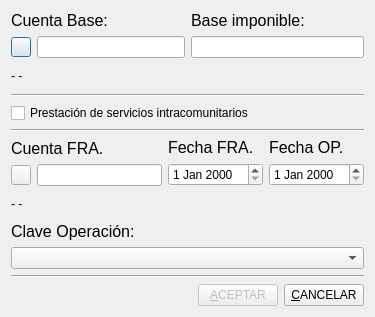
<?xml version="1.0" encoding="UTF-8"?>
<ui version="4.0">
 <author>José Manuel Díez Botella</author>
 <class>eib</class>
 <widget class="QDialog" name="eib">
  <property name="enabled">
   <bool>true</bool>
  </property>
  <property name="geometry">
   <rect>
    <x>0</x>
    <y>0</y>
    <width>375</width>
    <height>317</height>
   </rect>
  </property>
  <property name="windowTitle">
   <string>EIB - Prestación de sercicios intracomunitarios</string>
  </property>
  <layout class="QVBoxLayout" name="verticalLayout_3">
   <item>
    <layout class="QHBoxLayout">
     <property name="spacing">
      <number>6</number>
     </property>
     <property name="leftMargin">
      <number>0</number>
     </property>
     <property name="topMargin">
      <number>0</number>
     </property>
     <property name="rightMargin">
      <number>0</number>
     </property>
     <property name="bottomMargin">
      <number>0</number>
     </property>
     <item>
      <layout class="QVBoxLayout">
       <property name="spacing">
        <number>6</number>
       </property>
       <property name="leftMargin">
        <number>0</number>
       </property>
       <property name="topMargin">
        <number>0</number>
       </property>
       <property name="rightMargin">
        <number>0</number>
       </property>
       <property name="bottomMargin">
        <number>0</number>
       </property>
       <item>
        <widget class="QLabel" name="textLabel1">
         <property name="font">
          <font>
           <pointsize>12</pointsize>
          </font>
         </property>
         <property name="lineWidth">
          <number>1</number>
         </property>
         <property name="text">
          <string>Cuenta Base:</string>
         </property>
         <property name="wordWrap">
          <bool>false</bool>
         </property>
        </widget>
       </item>
       <item>
        <layout class="QHBoxLayout">
         <property name="spacing">
          <number>6</number>
         </property>
         <property name="leftMargin">
          <number>0</number>
         </property>
         <property name="topMargin">
          <number>0</number>
         </property>
         <property name="rightMargin">
          <number>0</number>
         </property>
         <property name="bottomMargin">
          <number>0</number>
         </property>
         <item>
          <widget class="QPushButton" name="ctabasepushButton">
           <property name="minimumSize">
            <size>
             <width>20</width>
             <height>20</height>
            </size>
           </property>
           <property name="maximumSize">
            <size>
             <width>20</width>
             <height>20</height>
            </size>
           </property>
           <property name="text">
            <string/>
           </property>
           <property name="icon">
            <iconset resource="keme.qrc">
             <normaloff>:/iconos/graf/viewer.xpm</normaloff>:/iconos/graf/viewer.xpm</iconset>
           </property>
          </widget>
         </item>
         <item>
          <widget class="QLineEdit" name="CtabaselineEdit"/>
         </item>
        </layout>
       </item>
      </layout>
     </item>
     <item>
      <layout class="QVBoxLayout">
       <property name="spacing">
        <number>6</number>
       </property>
       <property name="leftMargin">
        <number>0</number>
       </property>
       <property name="topMargin">
        <number>0</number>
       </property>
       <property name="rightMargin">
        <number>0</number>
       </property>
       <property name="bottomMargin">
        <number>0</number>
       </property>
       <item>
        <widget class="QLabel" name="textLabel2">
         <property name="font">
          <font>
           <pointsize>12</pointsize>
          </font>
         </property>
         <property name="text">
          <string>Base imponible:</string>
         </property>
         <property name="wordWrap">
          <bool>false</bool>
         </property>
        </widget>
       </item>
       <item>
        <widget class="QLineEdit" name="baselineEdit"/>
       </item>
      </layout>
     </item>
    </layout>
   </item>
   <item>
    <widget class="QLabel" name="basetextLabel">
     <property name="text">
      <string>- -</string>
     </property>
     <property name="wordWrap">
      <bool>false</bool>
     </property>
    </widget>
   </item>
   <item>
    <widget class="Line" name="line1">
     <property name="frameShape">
      <enum>QFrame::HLine</enum>
     </property>
     <property name="frameShadow">
      <enum>QFrame::Sunken</enum>
     </property>
     <property name="orientation">
      <enum>Qt::Horizontal</enum>
     </property>
    </widget>
   </item>
   <item>
    <widget class="QCheckBox" name="prservicioscheckBox">
     <property name="text">
      <string>Prestación de servicios intracomunitarios</string>
     </property>
    </widget>
   </item>
   <item>
    <widget class="Line" name="line1_2">
     <property name="frameShape">
      <enum>QFrame::HLine</enum>
     </property>
     <property name="frameShadow">
      <enum>QFrame::Sunken</enum>
     </property>
     <property name="orientation">
      <enum>Qt::Horizontal</enum>
     </property>
    </widget>
   </item>
   <item>
    <layout class="QHBoxLayout" name="horizontalLayout">
     <item>
      <layout class="QHBoxLayout">
       <property name="spacing">
        <number>6</number>
       </property>
       <property name="leftMargin">
        <number>0</number>
       </property>
       <property name="topMargin">
        <number>0</number>
       </property>
       <property name="rightMargin">
        <number>0</number>
       </property>
       <property name="bottomMargin">
        <number>0</number>
       </property>
       <item>
        <layout class="QVBoxLayout">
         <property name="spacing">
          <number>6</number>
         </property>
         <property name="leftMargin">
          <number>0</number>
         </property>
         <property name="topMargin">
          <number>0</number>
         </property>
         <property name="rightMargin">
          <number>0</number>
         </property>
         <property name="bottomMargin">
          <number>0</number>
         </property>
         <item>
          <widget class="QLabel" name="textLabel8">
           <property name="font">
            <font>
             <pointsize>12</pointsize>
            </font>
           </property>
           <property name="text">
            <string>Cuenta FRA.</string>
           </property>
           <property name="wordWrap">
            <bool>false</bool>
           </property>
          </widget>
         </item>
         <item>
          <layout class="QHBoxLayout">
           <property name="spacing">
            <number>6</number>
           </property>
           <property name="leftMargin">
            <number>0</number>
           </property>
           <property name="topMargin">
            <number>0</number>
           </property>
           <property name="rightMargin">
            <number>0</number>
           </property>
           <property name="bottomMargin">
            <number>0</number>
           </property>
           <item>
            <widget class="QPushButton" name="ctafrapushButton">
             <property name="minimumSize">
              <size>
               <width>20</width>
               <height>20</height>
              </size>
             </property>
             <property name="maximumSize">
              <size>
               <width>20</width>
               <height>20</height>
              </size>
             </property>
             <property name="text">
              <string/>
             </property>
             <property name="icon">
              <iconset resource="keme.qrc">
               <normaloff>:/iconos/graf/viewer.xpm</normaloff>:/iconos/graf/viewer.xpm</iconset>
             </property>
            </widget>
           </item>
           <item>
            <widget class="QLineEdit" name="CtafralineEdit"/>
           </item>
          </layout>
         </item>
        </layout>
       </item>
       <item>
        <layout class="QVBoxLayout">
         <property name="spacing">
          <number>6</number>
         </property>
         <property name="leftMargin">
          <number>0</number>
         </property>
         <property name="topMargin">
          <number>0</number>
         </property>
         <property name="rightMargin">
          <number>0</number>
         </property>
         <property name="bottomMargin">
          <number>0</number>
         </property>
         <item>
          <widget class="QLabel" name="textLabel8_2">
           <property name="font">
            <font>
             <pointsize>12</pointsize>
            </font>
           </property>
           <property name="text">
            <string>Fecha FRA.</string>
           </property>
           <property name="wordWrap">
            <bool>false</bool>
           </property>
          </widget>
         </item>
         <item>
          <widget class="QDateEdit" name="FechafradateEdit"/>
         </item>
        </layout>
       </item>
      </layout>
     </item>
     <item>
      <layout class="QVBoxLayout" name="verticalLayout">
       <item>
        <widget class="QLabel" name="textLabel8_3">
         <property name="font">
          <font>
           <pointsize>12</pointsize>
          </font>
         </property>
         <property name="text">
          <string>Fecha OP.</string>
         </property>
         <property name="wordWrap">
          <bool>false</bool>
         </property>
        </widget>
       </item>
       <item>
        <widget class="QDateEdit" name="fechaoperaciondateEdit"/>
       </item>
      </layout>
     </item>
    </layout>
   </item>
   <item>
    <widget class="QLabel" name="fratextLabel">
     <property name="text">
      <string>- -</string>
     </property>
     <property name="wordWrap">
      <bool>false</bool>
     </property>
    </widget>
   </item>
   <item>
    <layout class="QVBoxLayout" name="verticalLayout_2">
     <item>
      <widget class="QLabel" name="textLabel8_4">
       <property name="font">
        <font>
         <pointsize>12</pointsize>
        </font>
       </property>
       <property name="text">
        <string>Clave Operación:</string>
       </property>
       <property name="wordWrap">
        <bool>false</bool>
       </property>
      </widget>
     </item>
     <item>
      <widget class="QComboBox" name="clavecomboBox">
       <property name="maximumSize">
        <size>
         <width>380</width>
         <height>16777215</height>
        </size>
       </property>
      </widget>
     </item>
    </layout>
   </item>
   <item>
    <widget class="Line" name="line4">
     <property name="frameShape">
      <enum>QFrame::HLine</enum>
     </property>
     <property name="frameShadow">
      <enum>QFrame::Sunken</enum>
     </property>
     <property name="orientation">
      <enum>Qt::Horizontal</enum>
     </property>
    </widget>
   </item>
   <item>
    <layout class="QHBoxLayout">
     <property name="spacing">
      <number>6</number>
     </property>
     <property name="leftMargin">
      <number>0</number>
     </property>
     <property name="topMargin">
      <number>0</number>
     </property>
     <property name="rightMargin">
      <number>0</number>
     </property>
     <property name="bottomMargin">
      <number>0</number>
     </property>
     <item>
      <spacer>
       <property name="orientation">
        <enum>Qt::Horizontal</enum>
       </property>
       <property name="sizeHint" stdset="0">
        <size>
         <width>40</width>
         <height>20</height>
        </size>
       </property>
      </spacer>
     </item>
     <item>
      <widget class="QPushButton" name="AceptarButton">
       <property name="enabled">
        <bool>false</bool>
       </property>
       <property name="text">
        <string>&amp;ACEPTAR</string>
       </property>
       <property name="shortcut">
        <string>Alt+A</string>
       </property>
      </widget>
     </item>
     <item>
      <widget class="QPushButton" name="CancelarButton">
       <property name="text">
        <string>&amp;CANCELAR</string>
       </property>
       <property name="shortcut">
        <string>Alt+C</string>
       </property>
      </widget>
     </item>
    </layout>
   </item>
  </layout>
 </widget>
 <layoutdefault spacing="6" margin="11"/>
 <tabstops>
  <tabstop>CtabaselineEdit</tabstop>
  <tabstop>baselineEdit</tabstop>
  <tabstop>CtafralineEdit</tabstop>
  <tabstop>FechafradateEdit</tabstop>
  <tabstop>AceptarButton</tabstop>
  <tabstop>CancelarButton</tabstop>
  <tabstop>ctabasepushButton</tabstop>
  <tabstop>ctafrapushButton</tabstop>
 </tabstops>
 <resources>
  <include location="keme.qrc"/>
 </resources>
 <connections>
  <connection>
   <sender>CancelarButton</sender>
   <signal>clicked()</signal>
   <receiver>eib</receiver>
   <slot>reject()</slot>
   <hints>
    <hint type="sourcelabel">
     <x>20</x>
     <y>20</y>
    </hint>
    <hint type="destinationlabel">
     <x>20</x>
     <y>20</y>
    </hint>
   </hints>
  </connection>
 </connections>
</ui>
